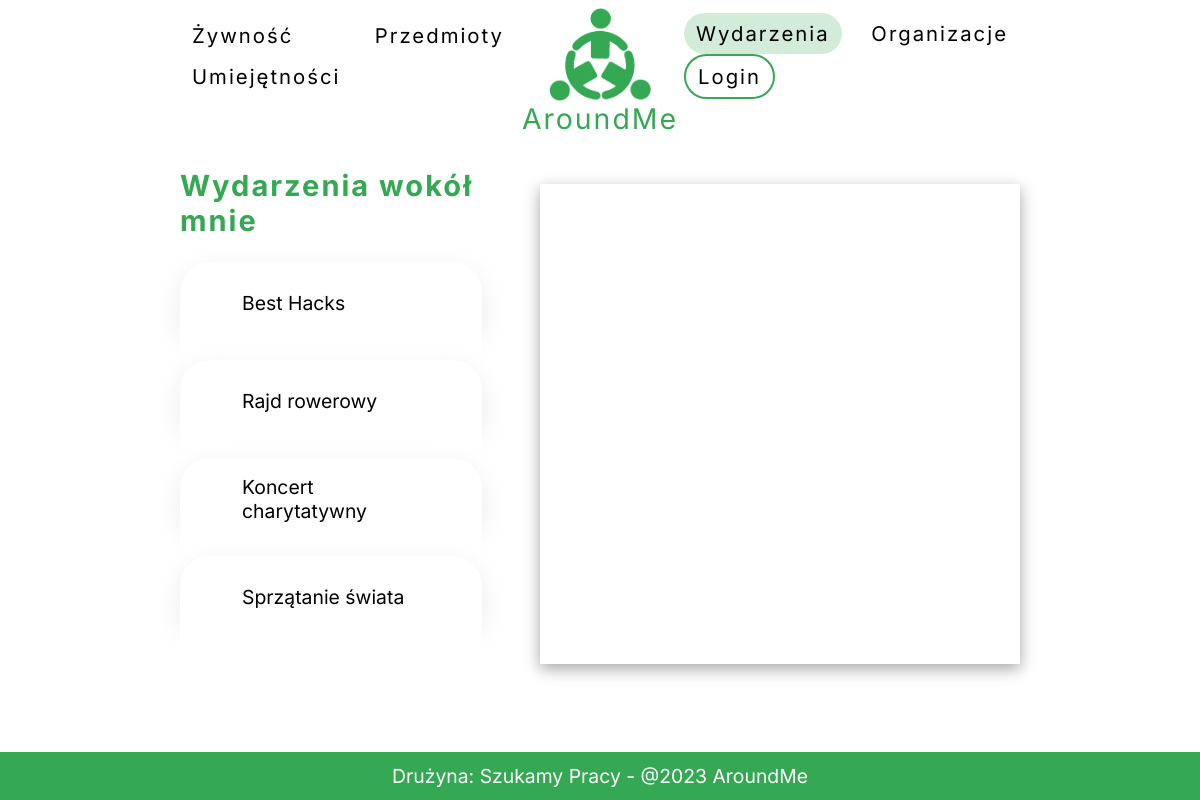
Screenshot of /events/ with the database file from the repository.
### backend/models.py (models this page shows)
class Event(models.Model):
    event_id = models.BigAutoField(primary_key=True)
    creator_id = models.ManyToManyField(Organization, blank=True)
    event_name = models.CharField(max_length=100, blank=True)
    event_description = models.CharField(max_length=500, blank=True)
    event_date = models.DateTimeField()
    event_location = models.CharField(max_length=100, blank=True)
    type_of_event = models.CharField(max_length=30, choices=TITLE_CHOICES, blank=True, null=True)
    main_image = models.ImageField(upload_to='documents/')
    created_at = models.DateTimeField(auto_now_add=True)
    link_do_miejsca_wydarzenia =  models.URLField(max_length = 200, blank=True, null=True)
    x_miejsca = models.FloatField(null=True, blank=True)
    y_miejsca = models.FloatField(null=True, blank=True)

### backend/views.py (the view)
# urls.py: path('events/', events, name='events'),
def events(request):
    events = Event.objects.all()
    template = loader.get_template("frontend/events.html")
    context = {
        "events": events,
    }
    return HttpResponse(template.render(context, request))

### frontend/templates/frontend/events.html (shortened to what this page needs)
{% extends 'frontend/base.html' %}
{% block events %}
active
{% endblock %}
{% block content %}
<div id="share-container" class="eventscon">
<div id="lista-wydarze-container">
    <h2>Wydarzenia wokół mnie</h2>
    {% for event in events %}
    <div id="lista{{event.event_name}}" class="lista-wydarze-item">
        <div class="list_event_name">{{ event.event_name }}</div>
    </div>
    <div class="inside" id="inside{{event.event_name}}">
        <br>
        <br>
    </div>
    {% endfor %}
</div>
<div id='map'></div>
</div>
{% endblock content %}

### frontend/static/frontend/style.css (style rules this page uses)
html, body { padding: 0; margin: 0; font-size: 1.1em; font-family: 'Inter', sans-serif; }
h3, h2 { letter-spacing: 2px; color: #34A853 }
#share-container { margin-top: 5vh; width: 100%; }
.eventscon { margin-top: 6vh !important; }
#map { box-shadow: rgba(0, 0, 0, 0.35) 0px 5px 15px; margin-top: 5vh; height: 60vh; width: 40vw; float: right; }
#lista-wydarze-container { width: 40%; float: left; }
.inside { overflow: hidden; height: 0px; transition: all 0.5s ease; background-color: #fff; width: 70%; padding: 2vh 10% 2vh 10% ; }
.list_event_name { width: 80%; }
.lista-wydarze-item { border-top-left-radius: 30px; border-top-right-radius: 30px; transition: all 0.5s ease; cursor: pointer; box-shadow: rgba(149, 157, 165, 0.2) 0px 8px 24px; width: 70%; padding: 2vh 10% 0vh 10% ; height: 50px; display: flex; flex-direction: row; flex-wrap: wrap; justify-content: flex-start; align-items: center; align-content: center; }

### rows the page displays
Event: event_name "Best Hacks"
Event: event_name "Rajd rowerowy"
Event: event_name "Koncert charytatywny"
Event: event_name "Sprzątanie świata"
